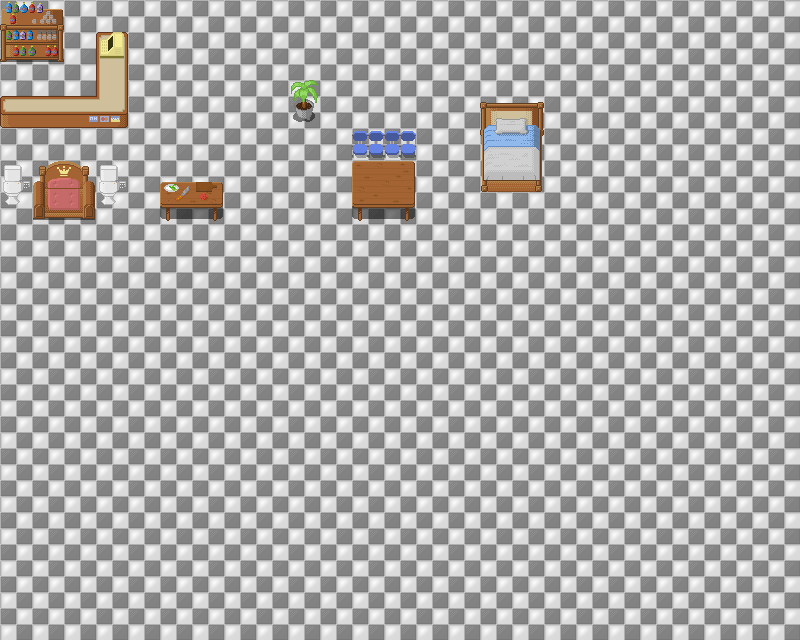

This game map was drawn from its Tiled (.tmx) file and the tilesets committed beside it. A one-line description and the full map source follow:
An orthogonal 25x20 tile map with 32x32 px tiles, 2 tile layers (Podloga, Wystroj).

<map version="1.0" orientation="orthogonal" renderorder="left-up" width="25" height="20" tilewidth="32" tileheight="32" nextobjectid="1">
 <tileset firstgid="1" name="open_tileset" tilewidth="32" tileheight="32" tilecount="1710" columns="45">
  <image source="open_tileset.png" width="1440" height="1216" />
 </tileset>
 <layer name="Podloga" width="25" height="20">
  <data encoding="csv">
5,5,5,5,5,5,5,5,5,5,5,5,5,5,5,5,5,5,5,5,5,5,5,5,5,
5,5,5,5,5,5,5,5,5,5,5,5,5,5,5,5,5,5,5,5,5,5,5,5,5,
5,5,5,5,5,5,5,5,5,5,5,5,5,5,5,5,5,5,5,5,5,5,5,5,5,
5,5,5,5,5,5,5,5,5,5,5,5,5,5,5,5,5,5,5,5,5,5,5,5,5,
5,5,5,5,5,5,5,5,5,5,5,5,5,5,5,5,5,5,5,5,5,5,5,5,5,
5,5,5,5,5,5,5,5,5,5,5,5,5,5,5,5,5,5,5,5,5,5,5,5,5,
5,5,5,5,5,5,5,5,5,5,5,5,5,5,5,5,5,5,5,5,5,5,5,5,5,
5,5,5,5,5,5,5,5,5,5,5,5,5,5,5,5,5,5,5,5,5,5,5,5,5,
5,5,5,5,5,5,5,5,5,5,5,5,5,5,5,5,5,5,5,5,5,5,5,5,5,
5,5,5,5,5,5,5,5,5,5,5,5,5,5,5,5,5,5,5,5,5,5,5,5,5,
5,5,5,5,5,5,5,5,5,5,5,5,5,5,5,5,5,5,5,5,5,5,5,5,5,
5,5,5,5,5,5,5,5,5,5,5,5,5,5,5,5,5,5,5,5,5,5,5,5,5,
5,5,5,5,5,5,5,5,5,5,5,5,5,5,5,5,5,5,5,5,5,5,5,5,5,
5,5,5,5,5,5,5,5,5,5,5,5,5,5,5,5,5,5,5,5,5,5,5,5,5,
5,5,5,5,5,5,5,5,5,5,5,5,5,5,5,5,5,5,5,5,5,5,5,5,5,
5,5,5,5,5,5,5,5,5,5,5,5,5,5,5,5,5,5,5,5,5,5,5,5,5,
5,5,5,5,5,5,5,5,5,5,5,5,5,5,5,5,5,5,5,5,5,5,5,5,5,
5,5,5,5,5,5,5,5,5,5,5,5,5,5,5,5,5,5,5,5,5,5,5,5,5,
5,5,5,5,5,5,5,5,5,5,5,5,5,5,5,5,5,5,5,5,5,5,5,5,5,
5,5,5,5,5,5,5,5,5,5,5,5,5,5,5,5,5,5,5,5,5,5,5,5,5
</data>
 </layer>
 <layer name="Wystroj" width="25" height="20">
  <data encoding="csv">
541,542,0,0,0,0,0,0,0,0,0,0,0,0,0,0,0,0,0,0,0,0,0,0,0,
586,587,0,544,0,0,0,0,0,0,0,0,0,0,0,0,0,0,0,0,0,0,0,0,0,
0,0,0,589,0,0,0,0,0,233,0,0,0,0,0,0,0,0,0,0,0,0,0,0,0,
631,632,633,634,0,0,0,0,0,278,0,0,0,0,0,149,150,0,0,0,0,0,0,0,0,
0,0,0,0,0,0,0,0,0,0,0,465,465,0,0,194,195,0,0,0,0,0,0,0,0,
406,417,418,406,0,138,139,0,0,0,0,592,593,0,0,239,240,0,0,0,0,0,0,0,0,
451,462,463,451,0,183,184,0,0,0,0,637,638,0,0,0,0,0,0,0,0,0,0,0,0,
0,0,0,0,0,0,0,0,0,0,0,0,0,0,0,0,0,0,0,0,0,0,0,0,0,
0,0,0,0,0,0,0,0,0,0,0,0,0,0,0,0,0,0,0,0,0,0,0,0,0,
0,0,0,0,0,0,0,0,0,0,0,0,0,0,0,0,0,0,0,0,0,0,0,0,0,
0,0,0,0,0,0,0,0,0,0,0,0,0,0,0,0,0,0,0,0,0,0,0,0,0,
0,0,0,0,0,0,0,0,0,0,0,0,0,0,0,0,0,0,0,0,0,0,0,0,0,
0,0,0,0,0,0,0,0,0,0,0,0,0,0,0,0,0,0,0,0,0,0,0,0,0,
0,0,0,0,0,0,0,0,0,0,0,0,0,0,0,0,0,0,0,0,0,0,0,0,0,
0,0,0,0,0,0,0,0,0,0,0,0,0,0,0,0,0,0,0,0,0,0,0,0,0,
0,0,0,0,0,0,0,0,0,0,0,0,0,0,0,0,0,0,0,0,0,0,0,0,0,
0,0,0,0,0,0,0,0,0,0,0,0,0,0,0,0,0,0,0,0,0,0,0,0,0,
0,0,0,0,0,0,0,0,0,0,0,0,0,0,0,0,0,0,0,0,0,0,0,0,0,
0,0,0,0,0,0,0,0,0,0,0,0,0,0,0,0,0,0,0,0,0,0,0,0,0,
0,0,0,0,0,0,0,0,0,0,0,0,0,0,0,0,0,0,0,0,0,0,0,0,0
</data>
 </layer>
</map>
